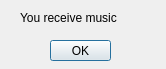
<?xml version="1.0" encoding="UTF-8"?>
<ui version="4.0">
 <class>ShowBonus</class>
 <widget class="QDialog" name="ShowBonus">
  <property name="geometry">
   <rect>
    <x>0</x>
    <y>0</y>
    <width>166</width>
    <height>69</height>
   </rect>
  </property>
  <property name="windowTitle">
   <string>Dialog</string>
  </property>
  <widget class="QPushButton" name="okButton">
   <property name="geometry">
    <rect>
     <x>50</x>
     <y>40</y>
     <width>61</width>
     <height>21</height>
    </rect>
   </property>
   <property name="text">
    <string>OK</string>
   </property>
  </widget>
  <widget class="QLabel" name="label">
   <property name="geometry">
    <rect>
     <x>20</x>
     <y>10</y>
     <width>131</width>
     <height>16</height>
    </rect>
   </property>
   <property name="text">
    <string>You receive music</string>
   </property>
  </widget>
 </widget>
 <resources/>
 <connections/>
</ui>
